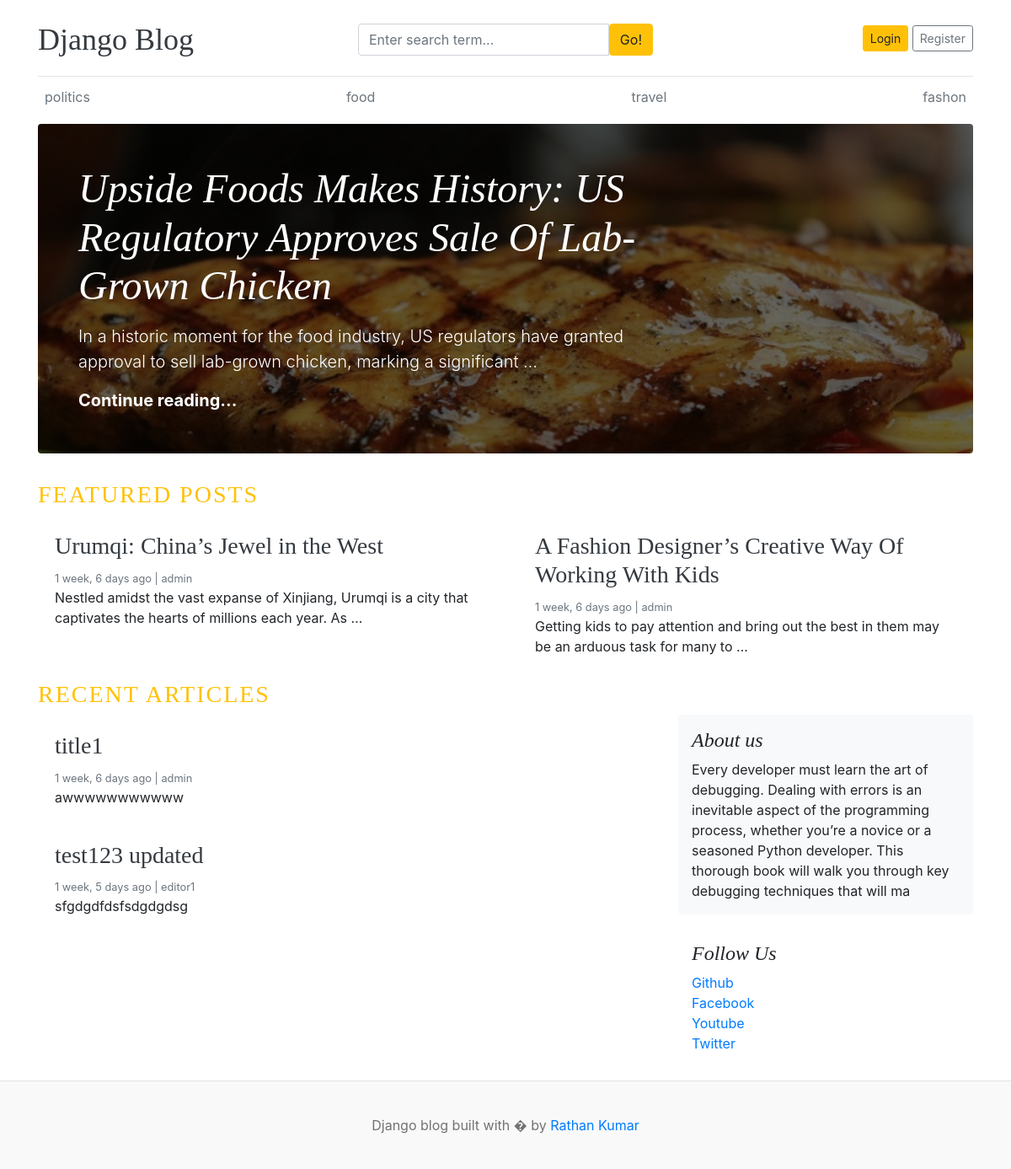
The page / on the database its author committed.
### blog_app/models.py (models this page shows, shortened)
class Category(models.Model):
    category_name = models.CharField(max_length=50,unique=True)
    created_at = models.DateTimeField(auto_now=True)
    updated_at = models.DateTimeField(auto_now=True)
    class Meta:
        verbose_name_plural = 'Categories'

class Blog(models.Model):
    title = models.CharField(max_length=100)
    slug = models.SlugField(max_length=150,unique=True,blank=True)
    category = models.ForeignKey(Category,on_delete=models.CASCADE)
    author = models.ForeignKey(User,on_delete=models.CASCADE)
    featured_image = models.ImageField(upload_to='uploads/%Y/%m/%d')
    short_description = models.TextField(max_length=500)
    blog_body = models.TextField(max_length=2000)
    status = models.CharField(max_length=20,choices=STATUS_CHOICES,default="Draft")
    is_featured = models.BooleanField(default=False)
    created_at = models.DateTimeField(auto_now_add=True)
    updated_at = models.DateTimeField(auto_now=True)

### assignments/models.py (models this page shows, shortened)
class About(models.Model):
    about_heading = models.CharField(max_length=25)
    about_description = models.TextField(max_length=255)
    created_at = models.DateTimeField(auto_now_add=True)
    updated_at = models.DateTimeField(auto_now=True)
    class Meta:
        verbose_name_plural = 'About'

class SocialLink(models.Model):
    platform = models.CharField(max_length=25)
    link = models.URLField(max_length=100)

### blog_main/views.py (the view)
# urls.py: 2. Add a URL to urlpatterns:  path('', views.home, name='home')
def home(request):
    featured_posts = Blog.objects.filter(is_featured=True,status='Published').order_by('created_at')
    posts = Blog.objects.filter(is_featured=False,status='Published')
    try:
        about = About.objects.get()
    except:
        about = None
    context = {
        "featured_posts":featured_posts,
        "posts":posts,
        "about":about
    }
    return render(request,'home.html',context)

### blog_app/context_processors.py (called while the page is built)
def get_categories(request):
    categories = Category.objects.all()
    return dict(categories=categories)

def get_social_links(request):
    social_links = SocialLink.objects.all()
    return dict(social_links=social_links)

### templates/home.html
{% extends "base.html" %}
{% block content %}
{% for post in featured_posts %}
{% if forloop.first %}
<div class="jumbotron p-3 p-md-5 text-white rounded bg-dark" style="background-image: url({{post.featured_image.url}});background-blend-mode: overlay;background-size:cover;">
    <div class="col-md-8 px-0">
      <h1 class="display-4 font-italic">{{post.title}}</h1>
      <p class="lead my-3">{{post.short_description | truncatewords:20}}</p>
      <p class="lead mb-0"><a href="{% url 'blog' post.slug %}" class="text-white font-weight-bold">Continue reading...</a></p>
    </div>
  </div>
{% endif %}
{% endfor %}
 <h3 class ="text-uppercase text-warning" style="letter-spacing :2px;"> Featured Posts</h3>
  <div class="row mb-2">
    {% for post in featured_posts  %}
    {% if not forloop.first %}
    <div class="col-md-6">
      <div class="card border-0" >
        <div class="card-body">
          <h3> <a href="{% url 'blog' post.slug %}" class="text-dark"> {{post.title}}</a></h3>
          <small class="mb-1 text-muted">{{post.created_at |timesince}} ago | {{post.author}}</small>
          <p class="card-text">{{post.short_description | truncatewords:20}}</p>
        </div>
      </div>
    </div>
    {% endif %}
    {% endfor %}
  </div>
  <h3 class ="text-uppercase text-warning" style="letter-spacing :2px;">  Recent Articles </h3>
  <main role="main" class="container p-0">
    <div class="row">
      <div class="col-md-8 blog-main">
        {% for post in posts  %}
        <div class="card border-0" >
          <div class="card-body">
            <h3><a href="{% url 'blog' post.slug %}" class="text-dark"> {{post.title}}</a></h3>
            <small class="mb-1 text-muted">{{post.created_at |timesince}} ago | {{post.author}}</small>
            <p class="card-text">{{post.short_description | truncatewords:20}}</p>
          </div>
        </div>
        {% endfor %}
      </div>
      <aside class="col-md-4 blog-sidebar">
        <div class="p-3 mb-3 bg-light rounded">
          <h4 class="font-italic">{{about.about_heading}}</h4>
          <p class="mb-0">{{about.about_description}}</p>
        </div>
        {% if social_links %}
        <div class="p-3">
          <h4 class="font-italic">Follow Us</h4>
          <ol class="list-unstyled">
            {% for i in social_links %}
            <li><a href="{{i.link }}" target="_blank">{{i.platform}}</a></li>
            {% endfor %}
          </ol>
        </div>
        {% endif %}
      </aside>
    </div>
  </main>
</div>
{% endblock content %}

### templates/base.html (shortened to what this page needs)
{% load static %}
<!DOCTYPE html>
<html lang="en">
<head>
    <link href="https://getbootstrap.com/docs/4.0/dist/css/bootstrap.min.css" rel="stylesheet">
    <link href="{% static 'css/blog.css' %}" rel="stylesheet">
    <link rel="stylesheet" href="https://cdnjs.cloudflare.com/ajax/libs/font-awesome/4.7.0/css/font-awesome.min.css">
  </head>
<body>
    <div class="container">
      <header class="blog-header py-3">
        <div class="row flex-nowrap justify-content-between align-items-center">
          <div class="col-4 pt-1">
            <a class="blog-header-logo text-dark" href="{% url 'home' %}">Django Blog</a>
          </div>
          <div class="col-4 pt-1">
            <form action="{% url 'search' %}" method="GET">
              <div class="input-group">
                <input class="form-control" name="keyword" value="{{keyword}}" type="text" placeholder="Enter search term..." aria-label="Enter search term..." aria-describedby="button-search" />
                <button class="btn btn-warning" id="button-search" type="submit">Go!</button>
              </div>
            </form>
          </div>
          <div class="col-4 d-flex justify-content-end align-items-center">
            {% if not user.is_authenticated %}
            <a class="btn btn-sm btn-warning" href="{% url 'login' %}">Login</a> &nbsp;
            <a class="btn btn-sm btn-outline-secondary" href="{% url 'register' %}">Register</a>
            {% else %}
            <span> <a href="{% url 'dashboard' %}">Dashboard</a> </span>
            &emsp;
            <span><a href="{% url 'logout' %}">Logout</a></span>
            {% endif %}
          </div>
        </div>
      </header>
      <div class="nav-scroller py-1 mb-2">
        <nav class="nav d-flex justify-content-between">
          {% for i in categories %}
          <a class="p-2 text-muted" href="{% url 'posts_by_category' i.id %}">{{i.category_name}}</a>
          {% endfor %}
        </nav>
      </div>
{% block content %}
{% endblock content %}
<footer class="blog-footer">
    <p>Django blog built with � by <a href="#">Rathan Kumar</a></p>
  </footer>
  </body>
</html>

### blog_main/static/css/blog.css (style rules this page uses)
.blog-header { border-bottom: 1px solid #e5e5e5; }
.blog-header-logo { font-family: "Playfair Display", Georgia, "Times New Roman", serif; font-size: 2.25rem; }
h1, h2, h3, h4, h5, h6 { font-family: "Playfair Display", Georgia, "Times New Roman", serif; }
.display-4 { font-size: 2.5rem; }
@media (min-width: 768px) { .display-4 { font-size: 3rem; } }
.blog-footer { padding: 2.5rem 0; color: #727272; text-align: center; background-color: #f9f9f9; border-top: .05rem solid #e5e5e5; }
.blog-footer p:last-child { margin-bottom: 0; }

### rows shown on the page
Category: category_name "politics"
Category: category_name "food"
Category: category_name "travel"
Category: category_name "fashon"
Blog: featured_image (picture), title "Upside Foods Makes History: US Regulatory Approves Sale Of Lab-Grown Chicken", short_description "In a historic moment for the food industry, US regulators have granted approval to sell lab-grown chicken, marking a significant …"
Blog: title "Urumqi: China’s Jewel in the West", created_at "1 week, 6 days", author "admin", short_description "Nestled amidst the vast expanse of Xinjiang, Urumqi is a city that captivates the hearts of millions each year. As …"
Blog: title "A Fashion Designer’s Creative Way Of Working With Kids", created_at "1 week, 6 days", author "admin", short_description "Getting kids to pay attention and bring out the best in them may be an arduous task for many to …"
Blog: title "title1", created_at "1 week, 6 days", author "admin", short_description "awwwwwwwwwww"
Blog: title "test123 updated", created_at "1 week, 5 days", author "editor1", short_description "sfgdgdfdsfsdgdgdsg"
About: about_heading "About us", about_description "Every developer must learn the art of debugging. Dealing with errors is an inevitable aspect of the programming process, whether you’re a novice or a seasoned Python developer. This thorough book will walk you through key debugging techniques that will ma"
SocialLink: platform "Github"
SocialLink: platform "Facebook"
SocialLink: platform "Youtube"
SocialLink: platform "Twitter"
